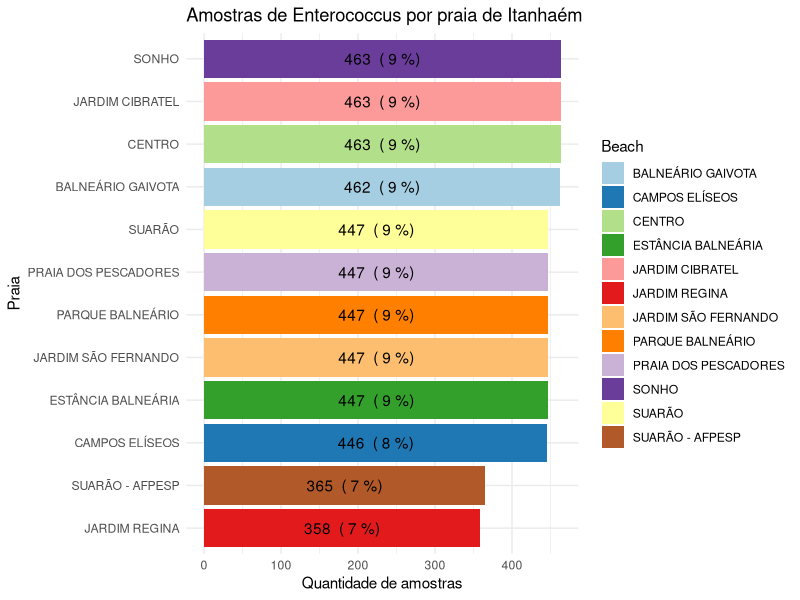

Here is the R script that generated this plot:
library(readxl)
library(tidyverse)
setwd("D:/Users/Igor Sobreira/Desktop/Work/Codes/R/.vscode")

dados <- read_excel("sp_beaches.xlsx") %>% filter(City == "ITANHAÉM") %>%
  mutate(Enterococcus = as.numeric(Enterococcus))

dados_summarized <- dados %>%
  group_by(Beach) %>%
  summarise(total_entries = n()) %>%
  arrange(desc(total_entries))

library(ggplot2)

print(ggplot(dados_summarized, aes(x = reorder(Beach, total_entries), y = total_entries, fill = Beach)) +
  geom_bar(stat = "identity") +
  geom_text(aes(label = paste(round(total_entries), " (", round(100 * total_entries/sum(total_entries)), "%)")),
            position = position_stack(vjust = 0.5)) +
  coord_flip() +
  scale_fill_brewer(type = "qual", palette = "Paired") +
  labs(x = "Praia", y = "Quantidade de amostras", title = "Amostras de Enterococcus por praia de Itanhaém") +
  theme_minimal()
)